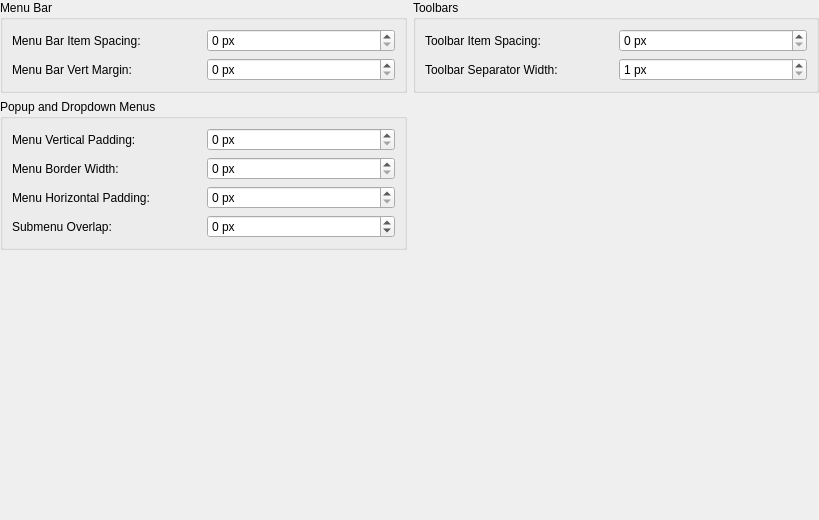
<?xml version="1.0" encoding="UTF-8"?>
<ui version="4.0">
 <class>LC_SettingsPageMetricsMenusToolbars</class>
 <widget class="QWidget" name="LC_SettingsPageMetricsMenusToolbars">
  <property name="geometry">
   <rect>
    <x>0</x>
    <y>0</y>
    <width>819</width>
    <height>520</height>
   </rect>
  </property>
  <layout class="QGridLayout" name="gridLayout_main">
   <property name="leftMargin">
    <number>0</number>
   </property>
   <property name="topMargin">
    <number>0</number>
   </property>
   <property name="rightMargin">
    <number>0</number>
   </property>
   <property name="bottomMargin">
    <number>0</number>
   </property>
   <item row="0" column="0">
    <widget class="QGroupBox" name="gbMenuBar">
     <property name="title">
      <string>Menu Bar</string>
     </property>
     <layout class="QGridLayout" name="gridLayout_menubar">
      <item row="0" column="0">
       <widget class="QLabel" name="lblMenuBarItemSpacing">
        <property name="toolTip">
         <string>Horizontal gap between options on main window menu bar.</string>
        </property>
        <property name="text">
         <string>Menu Bar Item Spacing:</string>
        </property>
       </widget>
      </item>
      <item row="0" column="1">
       <widget class="QSpinBox" name="sbMenuBarItemSpacing">
        <property name="toolTip">
         <string>Adjust spacing of menu options in menu bar.</string>
        </property>
        <property name="suffix">
         <string> px</string>
        </property>
        <property name="maximum">
         <number>30</number>
        </property>
       </widget>
      </item>
      <item row="1" column="0">
       <widget class="QLabel" name="lblMenuBarVMargin">
        <property name="toolTip">
         <string>Vertical padding above and below text on main menu bar.</string>
        </property>
        <property name="text">
         <string>Menu Bar Vert Margin:</string>
        </property>
       </widget>
      </item>
      <item row="1" column="1">
       <widget class="QSpinBox" name="sbMenuBarVerticalMargin">
        <property name="toolTip">
         <string>Adjust height padding inside menu bar.</string>
        </property>
        <property name="suffix">
         <string> px</string>
        </property>
        <property name="maximum">
         <number>20</number>
        </property>
       </widget>
      </item>
     </layout>
    </widget>
   </item>
   <item row="0" column="1">
    <widget class="QGroupBox" name="gbToolbars">
     <property name="title">
      <string>Toolbars</string>
     </property>
     <layout class="QGridLayout" name="gridLayout_toolbars">
      <item row="0" column="0">
       <widget class="QLabel" name="lblToolbarItemSpacing">
        <property name="toolTip">
         <string>Horizontal gap between buttons inside action toolbars.</string>
        </property>
        <property name="text">
         <string>Toolbar Item Spacing:</string>
        </property>
       </widget>
      </item>
      <item row="0" column="1">
       <widget class="QSpinBox" name="sbToolbarItemSpacing">
        <property name="toolTip">
         <string>Adjust spacing between items inside toolbars.</string>
        </property>
        <property name="suffix">
         <string> px</string>
        </property>
        <property name="maximum">
         <number>20</number>
        </property>
       </widget>
      </item>
      <item row="1" column="0">
       <widget class="QLabel" name="lblToolbarSepWidth">
        <property name="toolTip">
         <string>Physical width of vertical separator lines inside toolbars.</string>
        </property>
        <property name="text">
         <string>Toolbar Separator Width:</string>
        </property>
       </widget>
      </item>
      <item row="1" column="1">
       <widget class="QSpinBox" name="sbToolbarSeparatorWidth">
        <property name="toolTip">
         <string>Adjust width of vertical separators in toolbars.</string>
        </property>
        <property name="suffix">
         <string> px</string>
        </property>
        <property name="minimum">
         <number>1</number>
        </property>
        <property name="maximum">
         <number>20</number>
        </property>
       </widget>
      </item>
     </layout>
    </widget>
   </item>
   <item row="2" column="0">
    <spacer name="verticalSpacer">
     <property name="orientation">
      <enum>Qt::Orientation::Vertical</enum>
     </property>
     <property name="sizeHint" stdset="0">
      <size>
       <width>20</width>
       <height>0</height>
      </size>
     </property>
    </spacer>
   </item>
   <item row="1" column="0">
    <widget class="QGroupBox" name="gbMenus">
     <property name="title">
      <string>Popup and Dropdown Menus</string>
     </property>
     <layout class="QGridLayout" name="gridLayout_menus">
      <item row="1" column="1">
       <widget class="QSpinBox" name="sbMenuBorderWidth">
        <property name="toolTip">
         <string>Set border width of dropdown and context menu popup containers.</string>
        </property>
        <property name="suffix">
         <string> px</string>
        </property>
       </widget>
      </item>
      <item row="1" column="0">
       <widget class="QLabel" name="lblMenuBorderWidth">
        <property name="toolTip">
         <string>Outer border width of popup and context menu panels.</string>
        </property>
        <property name="text">
         <string>Menu Border Width:</string>
        </property>
       </widget>
      </item>
      <item row="0" column="1">
       <widget class="QSpinBox" name="sbMenuVerticalPadding">
        <property name="toolTip">
         <string>Set vertical padding between options in dropdown menus.</string>
        </property>
        <property name="suffix">
         <string> px</string>
        </property>
       </widget>
      </item>
      <item row="2" column="1">
       <widget class="QSpinBox" name="sbMenuHorizontalPadding">
        <property name="toolTip">
         <string>Set horizontal padding of options in dropdown menus.</string>
        </property>
        <property name="suffix">
         <string> px</string>
        </property>
       </widget>
      </item>
      <item row="0" column="0">
       <widget class="QLabel" name="lblMenuVerticalPadding">
        <property name="toolTip">
         <string>Vertical padding above and below each item inside popup and context menus.</string>
        </property>
        <property name="text">
         <string>Menu Vertical Padding:</string>
        </property>
       </widget>
      </item>
      <item row="2" column="0">
       <widget class="QLabel" name="lblMenuHorizontalPadding">
        <property name="toolTip">
         <string>Horizontal padding defining side space between menu edges and items.</string>
        </property>
        <property name="text">
         <string>Menu Horizontal Padding:</string>
        </property>
       </widget>
      </item>
      <item row="3" column="0">
       <widget class="QLabel" name="lblSubMenuOverlap">
        <property name="toolTip">
         <string>Horizontal overlap between cascading dropdown menus.</string>
        </property>
        <property name="text">
         <string>Submenu Overlap:</string>
        </property>
       </widget>
      </item>
      <item row="3" column="1">
       <widget class="QSpinBox" name="sbSubMenuOverlap">
        <property name="toolTip">
         <string>Adjust horizontal layout overlap of cascading submenus.</string>
        </property>
        <property name="suffix">
         <string> px</string>
        </property>
        <property name="minimum">
         <number>-20</number>
        </property>
        <property name="maximum">
         <number>20</number>
        </property>
       </widget>
      </item>
     </layout>
    </widget>
   </item>
  </layout>
 </widget>
 <resources/>
 <connections/>
</ui>
